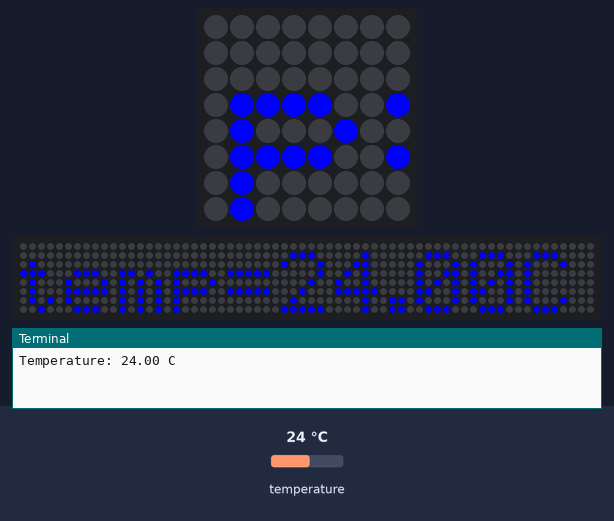
A program run on a simulated Raspberry Pi (BCM pin numbers) with a Sense HAT. On the bench: the Sense HAT's 8×8 RGB LED matrix, a strip that is not on the board, showing the scrolling text unrolled, the last lines printed to the terminal. The inputs (shaded band) are chosen by the test bench; at power-on: temperature 24 °C. The 64×8 strip is a reading aid, not a part: it shows the text the matrix is scrolling, unrolled, one strip-width of it at a time.

Above: at 1.25 s.
1.3 s: temperature set to 12 °C
At 3.88 s:
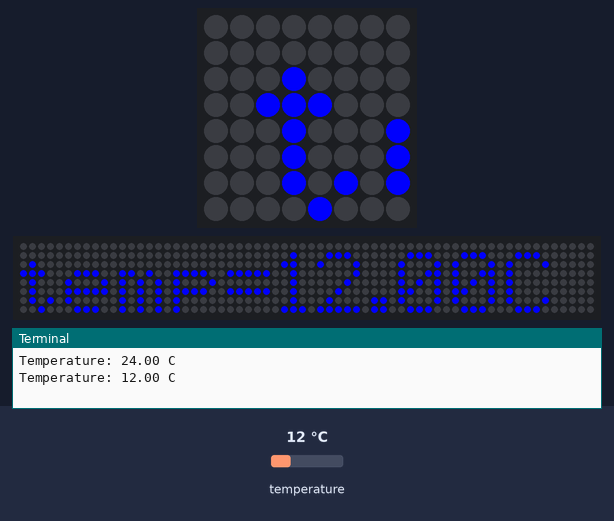
5.8 s: temperature set to 19 °C
At 7.33 s:
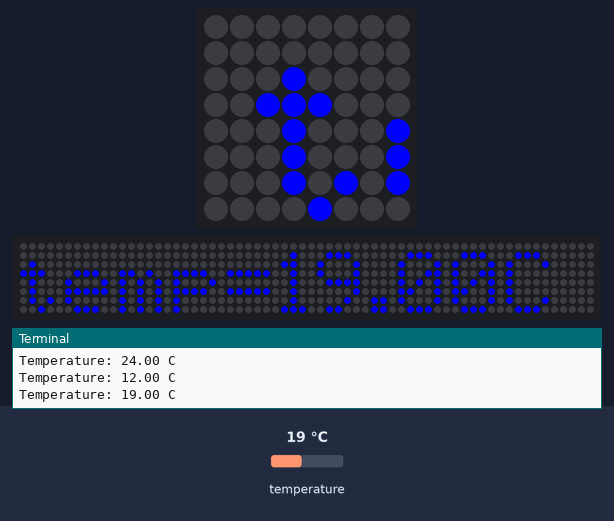
10.3 s: temperature set to 28 °C
At 13.98 s:
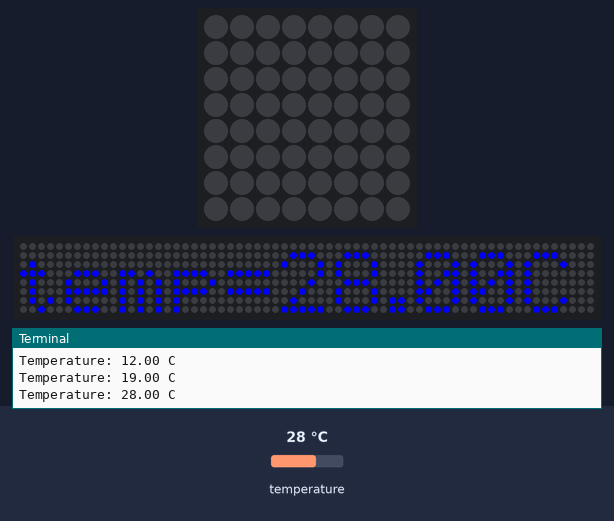

The program:

temperature.py
```python
#!/usr/bin/python
from sense_hat import SenseHat

sense = SenseHat()

# Set the direction of rotation (0,90,180,270 for choice),default is 0
sense.set_rotation(180)

# Set color R G B value
color_text = (0, 0, 255)
color_back = (0, 0, 0)

while True:
    # Obtain the temperature value on the sensor. The following methods can be used to obtain the temperature.
    # temp = sense.temp
    # temp = sense.temperature
    # temp = sense.get_temperature_from_humidity()
    temp = sense.get_temperature()

    # The terminal prints out the temperature value and saves two decimal places.
    print("Temperature: %0.2f C" % temp)

    # The parameter scroll_speed changes the scrolling speed, the default is 0.1,
	# text_colour is the font color , and back_colour is the background color.
    sense.show_message("temp=%0.2fC" % temp, scroll_speed=0.05,
                       text_colour=color_text, back_colour=color_back)
```
